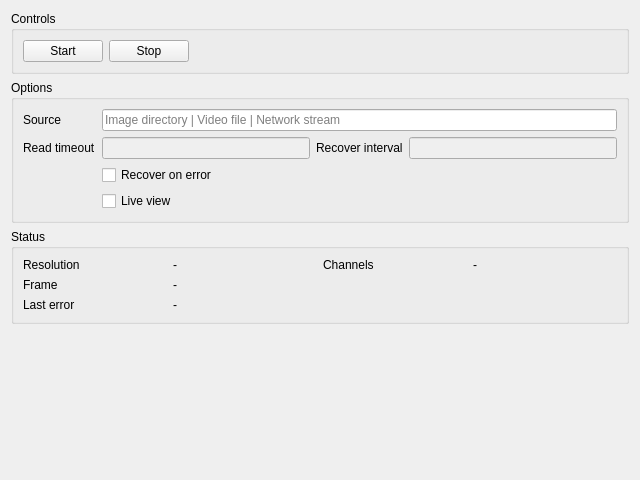
<?xml version="1.0" encoding="UTF-8"?>
<ui version="4.0">
 <class>FrameInUi</class>
 <widget class="QWidget" name="FrameInUi">
  <property name="geometry">
   <rect>
    <x>0</x>
    <y>0</y>
    <width>640</width>
    <height>480</height>
   </rect>
  </property>
  <property name="windowTitle">
   <string>Form</string>
  </property>
  <layout class="QVBoxLayout" name="verticalLayout_2">
   <item>
    <widget class="QGroupBox" name="groupBox_3">
     <property name="title">
      <string>Controls</string>
     </property>
     <layout class="QGridLayout" name="gridLayout_3">
      <item row="0" column="0">
       <widget class="QPushButton" name="startButton">
        <property name="text">
         <string>Start</string>
        </property>
       </widget>
      </item>
      <item row="0" column="1">
       <widget class="QPushButton" name="stopButton">
        <property name="text">
         <string>Stop</string>
        </property>
       </widget>
      </item>
      <item row="0" column="2">
       <spacer name="horizontalSpacer">
        <property name="orientation">
         <enum>Qt::Horizontal</enum>
        </property>
        <property name="sizeHint" stdset="0">
         <size>
          <width>40</width>
          <height>20</height>
         </size>
        </property>
       </spacer>
      </item>
     </layout>
    </widget>
   </item>
   <item>
    <widget class="QGroupBox" name="groupBox">
     <property name="title">
      <string>Options</string>
     </property>
     <layout class="QGridLayout" name="gridLayout">
      <item row="4" column="1">
       <widget class="QCheckBox" name="autoRecoverCheck">
        <property name="text">
         <string>Recover on error</string>
        </property>
       </widget>
      </item>
      <item row="0" column="0">
       <widget class="QLabel" name="label">
        <property name="text">
         <string>Source</string>
        </property>
       </widget>
      </item>
      <item row="5" column="1">
       <widget class="QCheckBox" name="liveViewCheck">
        <property name="text">
         <string>Live view</string>
        </property>
       </widget>
      </item>
      <item row="1" column="2">
       <widget class="QLabel" name="label_6">
        <property name="text">
         <string>Recover interval</string>
        </property>
       </widget>
      </item>
      <item row="1" column="0">
       <widget class="QLabel" name="label_5">
        <property name="text">
         <string>Read timeout</string>
        </property>
       </widget>
      </item>
      <item row="0" column="1" colspan="3">
       <widget class="QLineEdit" name="pathEdit">
        <property name="placeholderText">
         <string>Image directory | Video file | Network stream</string>
        </property>
       </widget>
      </item>
      <item row="1" column="3">
       <widget class="QLineEdit" name="recoverIntervalEdit">
        <property name="enabled">
         <bool>false</bool>
        </property>
       </widget>
      </item>
      <item row="1" column="1">
       <widget class="QLineEdit" name="readTimeoutEdit">
        <property name="enabled">
         <bool>false</bool>
        </property>
       </widget>
      </item>
     </layout>
    </widget>
   </item>
   <item>
    <widget class="QGroupBox" name="groupBox_2">
     <property name="title">
      <string>Status</string>
     </property>
     <layout class="QGridLayout" name="gridLayout_2">
      <item row="0" column="2">
       <widget class="QLabel" name="label_7">
        <property name="text">
         <string>Channels</string>
        </property>
       </widget>
      </item>
      <item row="0" column="3">
       <widget class="QLabel" name="channelsLabel">
        <property name="text">
         <string>-</string>
        </property>
       </widget>
      </item>
      <item row="1" column="1">
       <widget class="QLabel" name="frameLabel">
        <property name="text">
         <string>-</string>
        </property>
       </widget>
      </item>
      <item row="1" column="0">
       <widget class="QLabel" name="label_4">
        <property name="sizePolicy">
         <sizepolicy hsizetype="Preferred" vsizetype="Preferred">
          <horstretch>0</horstretch>
          <verstretch>0</verstretch>
         </sizepolicy>
        </property>
        <property name="text">
         <string>Frame</string>
        </property>
       </widget>
      </item>
      <item row="0" column="1">
       <widget class="QLabel" name="resolutionLabel">
        <property name="text">
         <string>-</string>
        </property>
       </widget>
      </item>
      <item row="0" column="0">
       <widget class="QLabel" name="label_2">
        <property name="sizePolicy">
         <sizepolicy hsizetype="Preferred" vsizetype="Preferred">
          <horstretch>0</horstretch>
          <verstretch>0</verstretch>
         </sizepolicy>
        </property>
        <property name="text">
         <string>Resolution</string>
        </property>
       </widget>
      </item>
      <item row="2" column="0">
       <widget class="QLabel" name="label_3">
        <property name="sizePolicy">
         <sizepolicy hsizetype="Preferred" vsizetype="Preferred">
          <horstretch>0</horstretch>
          <verstretch>0</verstretch>
         </sizepolicy>
        </property>
        <property name="text">
         <string>Last error</string>
        </property>
       </widget>
      </item>
      <item row="2" column="1" colspan="3">
       <widget class="QLabel" name="errorLabel">
        <property name="text">
         <string>-</string>
        </property>
       </widget>
      </item>
     </layout>
    </widget>
   </item>
   <item>
    <widget class="QGraphicsView" name="frameView">
     <property name="styleSheet">
      <string notr="true">background: transparent;</string>
     </property>
     <property name="frameShape">
      <enum>QFrame::NoFrame</enum>
     </property>
     <property name="frameShadow">
      <enum>QFrame::Plain</enum>
     </property>
    </widget>
   </item>
  </layout>
 </widget>
 <resources/>
 <connections/>
</ui>
